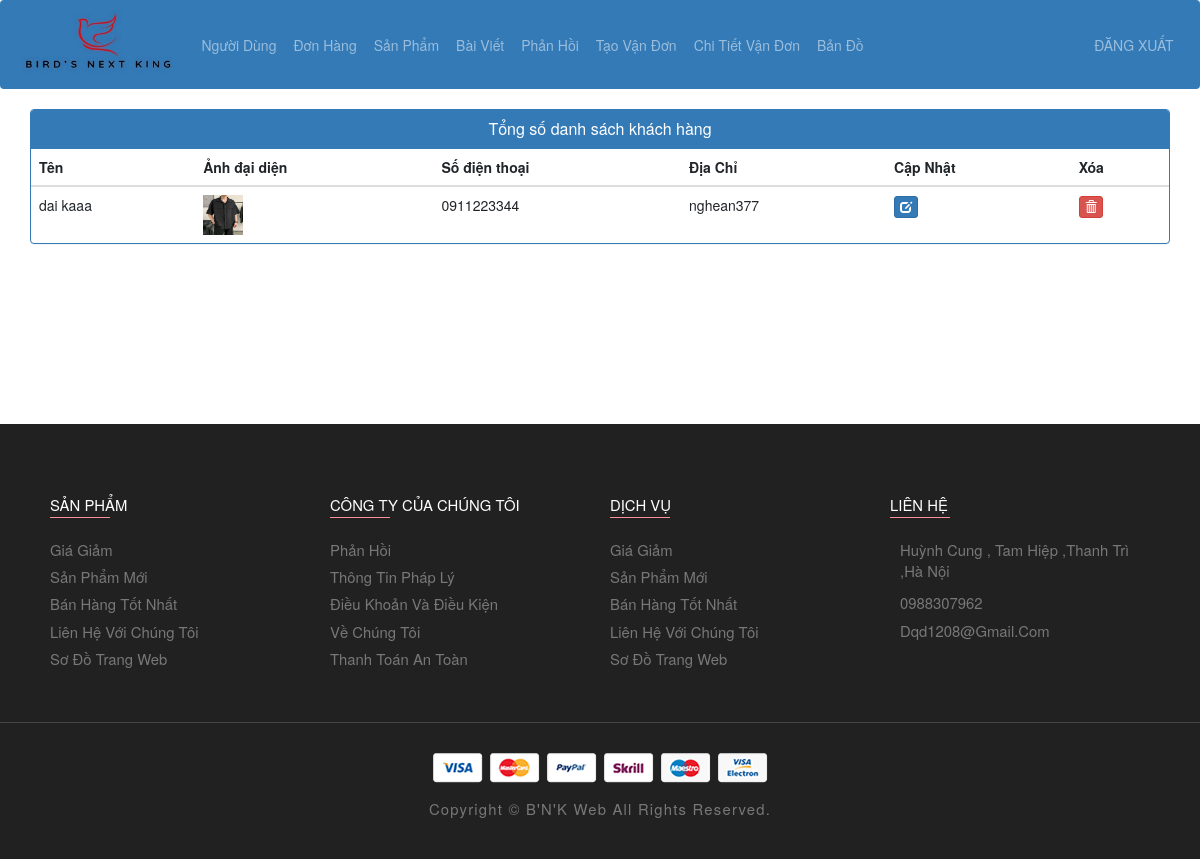
The app's page /view-customer (signed in) with its own data.
### ecom/models.py (models this page shows, shortened)
class Customer(models.Model):
    user=models.OneToOneField(User,on_delete=models.CASCADE)
    profile_pic= models.ImageField(upload_to='profile_pic/CustomerProfilePic/',null=True,blank=True)
    address = models.CharField(max_length=40)
    mobile = models.CharField(max_length=20,null=False)
    @property
    def get_name(self):
        return self.user.first_name+" "+self.user.last_name

### ecom/views.py (the view)
# urls.py: path('view-customer', views.view_customer_view,name='view-customer'),
@login_required(login_url='adminlogin')
def view_customer_view(request):
    customers=models.Customer.objects.all()
    return render(request,'ecom/admin/admin-cus/view_customer.html',{'customers':customers})

### ecom/templates/ecom/admin/admin-cus/view_customer.html (shortened to what this page needs)
{% extends 'ecom/admin/admin_base.html' %}
{% load static %}
{% block content %}
<head>
  <link href="//netdna.bootstrapcdn.com/bootstrap/3.0.0/css/bootstrap.min.css" rel="stylesheet" id="bootstrap-css">
</head>
<div class="container">
  <div class="panel panel-primary">
    <div class="panel-heading">
      <h6 class="panel-title">Tổng số danh sách khách hàng</h6>
    </div>
    <table class="table table-hover" id="dev-table">
      <thead>
        <tr>
          <th>Tên</th>
          <th>Ảnh đại diện</th>
          <th>Số điện thoại</th>
          <th>Địa Chỉ</th>
          <th>Cập Nhật</th>
          <th>Xóa</th>
        </tr>
      </thead>
      {% for c in customers %}
      <tr>
        <td> {{c.get_name}}</td>
        <td> <img src="{% static c.profile_pic.url %}" alt="Profile Pic" height="40px" width="40px" /></td>
        <td>{{c.mobile}}</td>
        <td>{{c.address}}</td>
        <td><a class="btn btn-primary btn-xs" href="{% url 'update-customer' c.id  %}"><span class="glyphicon glyphicon-edit"></span></a></td>
        <td><a class="btn btn-danger btn-xs" href="{% url 'delete-customer' c.id  %}"><span class="glyphicon glyphicon-trash"></span></a></td>
      </tr>
      {% endfor %}
    </table>
  </div>
</div>
{% endblock content %}

### ecom/static/css/style-prefix.css (style rules this page uses)
:root { --spanish-gray: hsl(0, 0%, 60%); --sonic-silver: hsl(0, 0%, 47%); --eerie-black: hsl(0, 0%, 13%); --salmon-pink: hsl(353, 100%, 78%); --sandy-brown: hsl(29, 90%, 65%); --bittersweet: hsl(0, 100%, 70%); --ocean-green: hsl(152, 51%, 52%); --davys-gray: hsl(0, 0%, 33%); --cultured: hsl(0, 0%, 93%); --white: hsl(0, 100%, 100%); --onyx: hsl(0, 0%, 27%); --fs-1: 1.563rem; --fs-2: 1.375rem; --fs-3: 1.25rem; --fs-4: 1.125rem; --fs-5: 1rem; --fs-6: 0.938rem; --fs-7: 0.875rem; --fs-8: 0.813rem; --fs-9: 0.75rem; --fs-10: 0.688rem; --fs-11: 0.625rem; --weight-300: 300; --weight-400: 400; --weight-500: 500; --weight-600: 600; --weight-700: 700; --border-radius-md: 10px; --border-radius-sm: 5px; --transition-timing: 0.2s ease; }
*, *::before, *::after { margin: 0; padding: 0; -webkit-box-sizing: border-box; box-sizing: border-box; }
a { text-decoration: none; }
img, ion-icon, button, a { display: block; }
span { display: inline-block; }
html { font-family: "Poppins", sans-serif; -ms-scroll-chaining: none; overscroll-behavior: contain; }
body { background: var(--white); }
.container { padding: 0 15px; }
@media (min-width: 480px) { :root { --fs-1: 1.875rem; } }
@media (min-width: 768px) { :root { --fs-1: 2.375rem; } }
@media (min-width: 768px) { html { font-size: 17px; } }
@media (min-width: 768px) { .container { max-width: 750px; margin: auto; } }
@media (min-width: 1024px) { :root { --fs-1: 2.625rem; --fs-2: 1.125rem; } }
@media (min-width: 1024px) { .container { max-width: 980px; } }
@media (min-width: 1200px) { .container { max-width: 1200px; } }

### ecom/static/css/style.css (style rules this page uses)
:root { --spanish-gray: hsl(0, 0%, 60%); --sonic-silver: hsl(0, 0%, 47%); --eerie-black: hsl(0, 0%, 13%); --salmon-pink: hsl(353, 100%, 78%); --sandy-brown: hsl(29, 90%, 65%); --bittersweet: hsl(0, 100%, 70%); --ocean-green: hsl(152, 51%, 52%); --davys-gray: hsl(0, 0%, 33%); --cultured: hsl(0, 0%, 93%); --white: hsl(0, 100%, 100%); --onyx: hsl(0, 0%, 27%); --fs-1: 1.563rem; --fs-2: 1.375rem; --fs-3: 1.25rem; --fs-4: 1.125rem; --fs-5: 1rem; --fs-6: 0.938rem; --fs-7: 0.875rem; --fs-8: 0.813rem; --fs-9: 0.75rem; --fs-10: 0.688rem; --fs-11: 0.625rem; --weight-300: 300; --weight-400: 400; --weight-500: 500; --weight-600: 600; --weight-700: 700; --border-radius-md: 10px; --border-radius-sm: 5px; --transition-timing: 0.2s ease; }
*, *::before, *::after { margin: 0; padding: 0; box-sizing: border-box; }
a { text-decoration: none; }
img, ion-icon, button, a { display: block; }
span { display: inline-block; }
html { font-family: "Poppins", sans-serif; overscroll-behavior: contain; }
body { background: var(--white); }
.container { padding: 0 15px; }
@media (min-width: 480px) { :root { --fs-1: 1.875rem; } }
@media (min-width: 768px) { :root { --fs-1: 2.375rem; } }
@media (min-width: 768px) { html { font-size: 17px; } }
@media (min-width: 768px) { .container { max-width: 750px; margin: auto; } }
@media (min-width: 1024px) { :root { --fs-1: 2.625rem; --fs-2: 1.125rem; } }
@media (min-width: 1024px) { .container { max-width: 980px; } }
@media (min-width: 1200px) { .container { max-width: 1200px; } }

### ecom/templates/ecom/admin/admin-cus/view_customer.html (style rules this page uses)
a:link { text-decoration: none; }
h6 { text-align: center; }

### records on screen
Customer: get_name "dai kaaa", profile_pic (picture), mobile "0911223344", address "nghean377"
